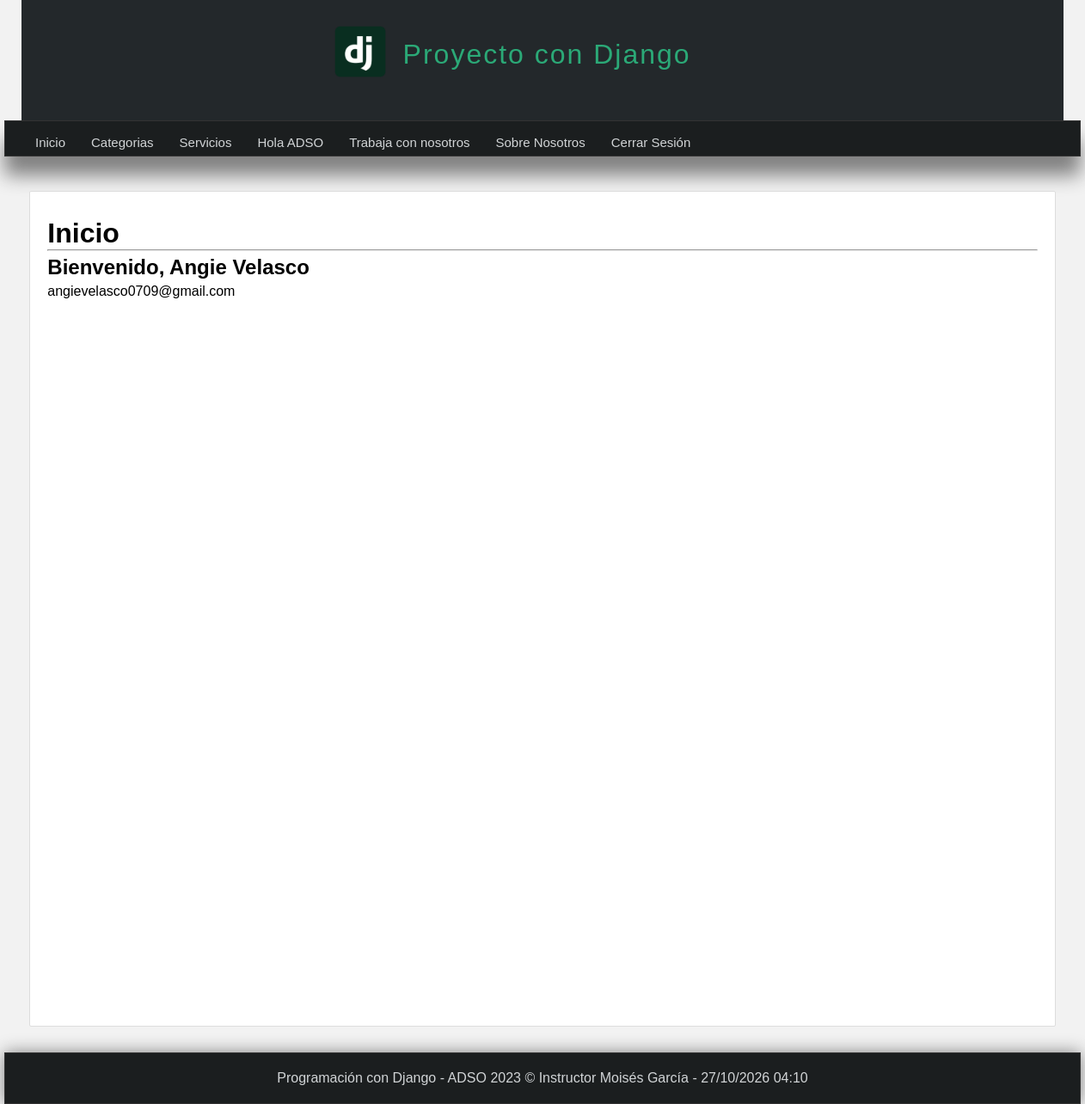
The app's page / (signed in) with its own data.
### pages/models.py (models this page shows, shortened)
class Page(models.Model):
    title = models.CharField(max_length=150, verbose_name="Título")
    content = RichTextField(verbose_name="Contenido")
    slug = models.CharField(unique=True, max_length=150, verbose_name="URL amigable")
    visible = models.BooleanField(verbose_name="¿Visible?")
    order = models.IntegerField(default=0, verbose_name="Orden") # <-- Agrega este campo
    created_at = models.DateTimeField(auto_now_add=True, verbose_name="Creado el")
    updated_at = models.DateTimeField(auto_now=True, verbose_name="Actualizado el")
    class Meta:
          verbose_name = "Página"
          verbose_name_plural = "Páginas"
          ordering = ['order', 'title'] # <-- Esto ordena por el campo orden por defecto

### mainapp/views.py (the view)
# urls.py: path('', views.index, name='index'),
def index(request):
    return render(request, 'mainapp/index.html', {
        'title': 'Inicio'
    })

### blog/procesos.py (called while the page is built)
def get_categories(request):
    categories_in_use = Article.objects.filter(public=True).values_list('categories', flat=True).distinct()
    categories = Category.objects.filter(id__in=categories_in_use).values_list('id', 'name')
    return {
        'categories': categories,
        'ids': categories_in_use
    }

### pages/context_processors.py (called while the page is built)
def get_pages(request):
    pages = Page.objects.filter(visible=True).order_by('order')
    return {
        'pages': pages
    }

### mainapp/templates/mainapp/index.html (shortened to what this page needs)
{% extends 'layouts/layout.html' %}
{% block content %}
    <h1>{{ title }}</h1>
    <hr>
    {% if request.user.email %}
    <h2>Bienvenido, {{ request.user.first_name }} {{ request.user.last_name }}</h2>
    <p> {{ request.user.email }}</p>
    {% else %}
    <h2>Identificate para ver mas informacion</h2>
    {% endif %}
{% endblock %}

### mainapp/templates/layouts/layout.html (shortened to what this page needs)
{% load static %}
<!DOCTYPE html>
<html>
<html lang="es">
<head>
    {% load static %}
    <link rel="stylesheet" type="text/css" href="{% static 'css/styles.css' %}"/>
</head>
<body>
    <header>
        <div id="logotipo">
            <img src="{% static 'images/icono.png' %}" />
            <h1>Proyecto con Django </h1>
        </div>
    </header>
    <nav>
    <ul>
        <li>
            <a href="{% url 'index' %}">Inicio</a>
        </li>
        {% if user.email %}
        <li>
            <a href="{% url 'list_articles' %}">Categorias</a>
        </li>
        {% for page in pages %}
            <li>
                <a href="{% url 'page' page.slug %}">{{ page.title }}</a>
            </li>
        {% endfor %}
        <li>
            <a href="{% url 'logout' %}">Cerrar Sesión</a>
        </li>
        {% endif %}
    </ul>
</nav>
<div id="content">
    <div class="box">
        <h2 class="title">
        {% block content %}{% endblock %}
    </div>
</div>
    <footer>
        Programación con Django - ADSO 2023 &copy; Instructor Moisés García - {% now "d/m/Y h:m" %}
    </footer>
</body>
</html>

### mainapp/static/css/styles.css (style rules this page uses)
* { margin: 0px; padding: 0px; font-family: Arial, Helvetica, sans-serif; text-decoration: none; }
p, h2, h3, ul { margin-top: 5px; margin-bottom: 5px; }
ul,ol { margin-left: 20px; margin-bottom: 10px; }
body { background-color: #f2f2f2; }
header { width: 1212px; height: 140px; background-color: #23282b; margin: 0px auto; }
#logotipo { width: 40%; height: 130px; margin: 0px auto; padding-top: 10px; }
#logotipo img { display: block; width: 60px; float: left; margin-top: 20px; }
#logotipo h1 { display: block; float: left; margin-top: 35px; margin-left: 20px; letter-spacing: 2px; font-weight: lighter; color: #2ba977; }
nav { width: 1250px; height: 40px; background-color: #1b1e1f; border: 1px solid #333333; margin: 0 auto; box-shadow: 0px 22px 22px gray; font-size: 15px; }
nav > ul { list-style: none; text-decoration: 40px; }
nav > ul > li { line-height: 40px; float: left; }
nav > ul > li > a { display: block; padding-left: 15px; padding-right: 15px; color: #d1d4d6; }
#content { width: 1212px; min-height: 930px; margin: 0 auto; margin-bottom: 30px; margin-top: 40px; }
.box { background: white; min-height: 930px; width: 95%; padding: 20px; border: 1px solid #ddd; border-radius: 2px; margin: 0 auto; }
.title { color: #444; letter-spacing: 1px; font-size: 16px !important; margin-bottom: 10px; margin-top: 5px; }
footer { width: 1250px; background-color: #1b1e1f; border: 1px solid #333333; color: #d1d4d6; text-align: center; padding-top: 20px; margin: 0 auto; padding-bottom: 20px; box-shadow: 0px 0px 20px gray; }

### records on screen
Page: title "Servicios"
Page: title "Hola ADSO"
Page: title "Trabaja con nosotros"
Page: title "Sobre Nosotros"

### other values on screen
{{ title }} "Inicio"
{{ request.user.first_name }} "Angie"
{{ request.user.last_name }} "Velasco"
{{ request.user.email }} "angievelasco0709@gmail.com"
